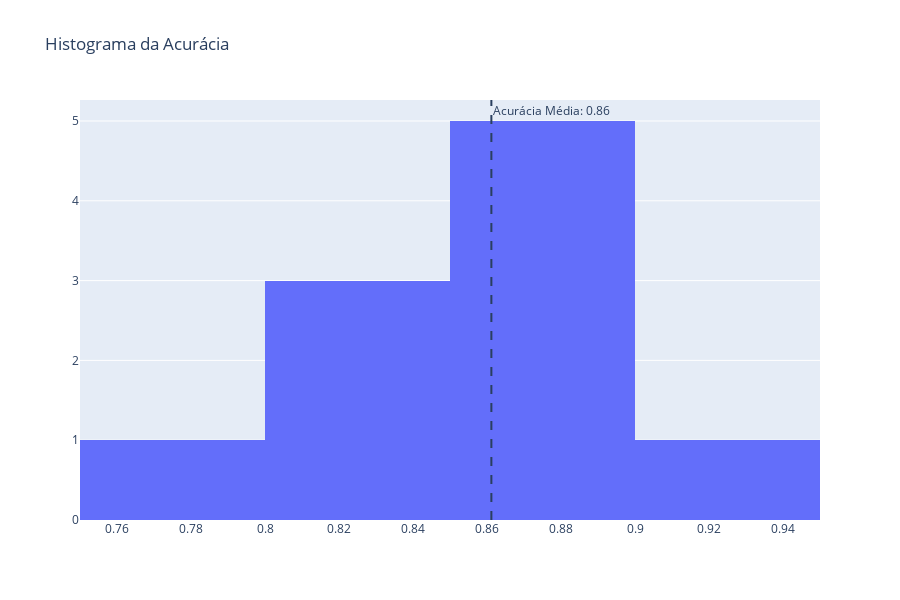

The notebook cell this image was saved under:
### Code cell
tree_acc = tree_res['accuracies']

plot_accuracies(tree_acc)

### Figure 1 — Plotly figure (JSON) as saved in the notebook; plotly's stock layout.template omitted (floating-point values rounded to 4 significant figures)
{"data": [{"nbinsx": 5, "type": "histogram", "x": [0.8425, 0.8819, 0.9134, 0.8976, 0.8819, 0.8425, 0.8583, 0.7953, 0.881, 0.8175]}], "layout": {"annotations": [{"showarrow": false, "text": "Acurácia Média: 0.86", "x": 0.8612, "xanchor": "left", "xref": "x", "y": 1, "yanchor": "top", "yref": "y domain"}], "height": 600, "shapes": [{"line": {"dash": "dash"}, "type": "line", "x0": 0.8612, "x1": 0.8612, "xref": "x", "y0": 0, "y1": 1, "yref": "y domain"}], "title": {"text": "Histograma da Acurácia"}}}
